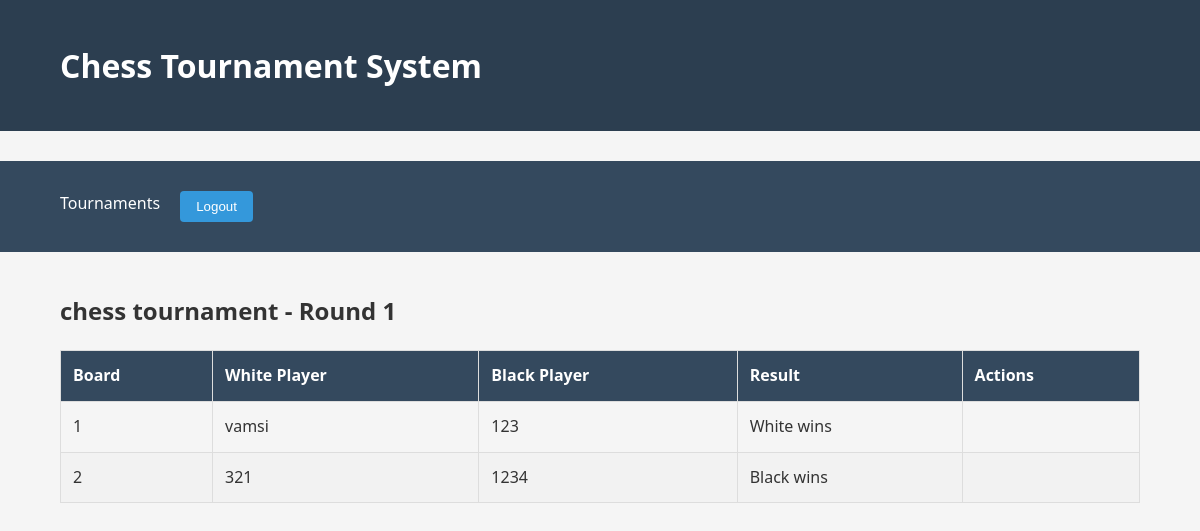
Page /round/14/ (signed in) on the committed database.
### tournament/models.py (models this page shows, shortened)
class Round(models.Model):
    tournament = models.ForeignKey(Tournament, on_delete=models.CASCADE)
    round_number = models.IntegerField()
    is_completed = models.BooleanField(default=False)
    class Meta:
        unique_together = ('tournament', 'round_number')  # This is what causes the error

class Tournament(models.Model):
    name = models.CharField(max_length=100)
    start_date = models.DateField()
    end_date = models.DateField()
    location = models.CharField(max_length=100)
    rounds = models.IntegerField(default=5)
    current_round = models.IntegerField(default=0)
    is_active = models.BooleanField(default=True)
    players = models.ManyToManyField(Player, through='TournamentRegistration')

class Game(models.Model):
    round = models.ForeignKey(Round, on_delete=models.CASCADE)
    white_player = models.ForeignKey(Player, related_name='white_games', on_delete=models.CASCADE)
    black_player = models.ForeignKey(Player, related_name='black_games', on_delete=models.CASCADE)
    tournament = models.ForeignKey(Tournament, on_delete=models.CASCADE, null=True)
    result = models.CharField(max_length=1, choices=[
        ('1', 'White wins'),
        ('0', 'Black wins'),
        ('½', 'Draw'),
        ('-', 'Not played yet'),
    ], default='-')

class Player(models.Model):
    user = models.OneToOneField(User, on_delete=models.CASCADE)
    rating = models.IntegerField(default=1200)
    title = models.CharField(max_length=10, blank=True, null=True)

### tournament/views.py (the view)
# urls.py: path('round/<int:round_id>/', views.round_detail, name='round_detail'),
@login_required
def round_detail(request, round_id):
    round = get_object_or_404(Round, pk=round_id)
    games = Game.objects.filter(round=round)
    return render(request, 'tournament/round.html', {
        'round': round,
        'games': games,
    })

### tournament/templates/tournament/round.html (shortened to what this page needs)
{% extends 'base.html' %}
{% block content %}
<h2>{{ round.tournament.name }} - Round {{ round.round_number }}</h2>
<table class="table">
    <thead>
        <tr>
            <th>Board</th>
            <th>White Player</th>
            <th>Black Player</th>
            <th>Result</th>
            <th>Actions</th>
        </tr>
    </thead>
    <tbody>
        {% for game in games %}
        <tr>
            <td>{{ forloop.counter }}</td>
            <td>{{ game.white_player.user.username }}</td>
            <td>{{ game.black_player.user.username|default:"BYE" }}</td>
            <td>{{ game.get_result_display }}</td>
            <td>
            </td>
        </tr>
        {% endfor %}
    </tbody>
</table>
{% endblock %}

### tournament/templates/base.html (style rules this page uses)
body { font-family: 'Segoe UI', Tahoma, Geneva, Verdana, sans-serif; line-height: 1.6; margin: 0; padding: 0; background-color: #f5f5f5; color: #333; }
table { width: 100%; border-collapse: collapse; margin: 20px 0; }
table, th, td { border: 1px solid #ddd; }
th, td { padding: 12px; text-align: left; }
th { background-color: #34495e; color: white; }
tr:nth-child(even) { background-color: #f2f2f2; }

### rows in the picture
Round: tournament.name "chess tournament", round_number "1"
Game: white_player.user.username "vamsi", black_player.user.username "123", result "White wins"
Game: white_player.user.username "321", black_player.user.username "1234", result "Black wins"
